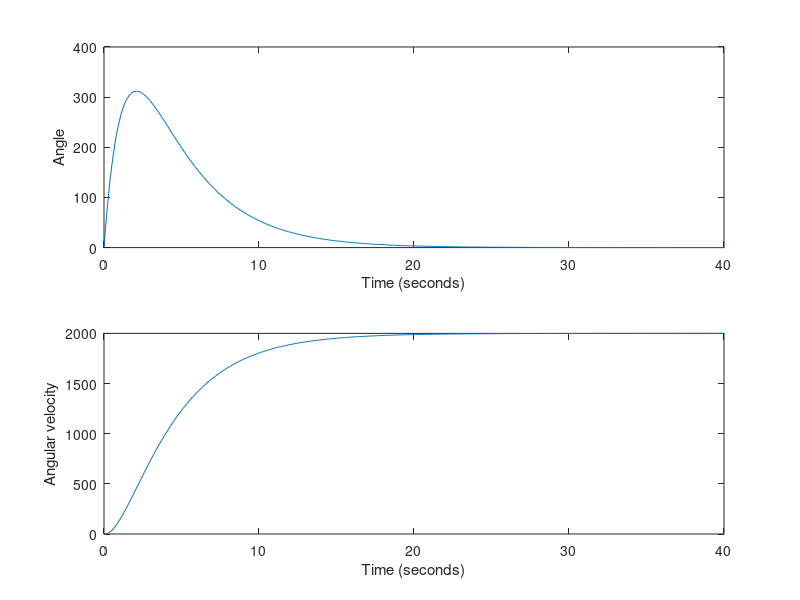

Write the MATLAB code that produced this figure.
% Rotational Mechanical Systems
% Mathematical Model for a Rigid Mechanical Disk
% d([dtheta theta])/dt = [-b/I -k/I;1 0]*[dtheta theta] + [1/I;0]*T
clc
clear all
T=0.25;
I=0.5;
b=0.5;
k=0.1;
A=[-b/I -k/I;1 0];
B=[1/I;0];
X =[0; 0.1];
dt=0.1;
t=0;
T=200; 
n=round(T-t)/dt;
for i=1:n
    X1(i,:)=[X' t];
    dX=A*X+B*T;
    X=X+dt*dX;
    t=t+dt;
end
figure;
subplot(2,1,1)
plot(X1(:,3),X1(:,1))
xlabel('Time (seconds)')
ylabel('Angle')
axis([0 40 0 400])
subplot(2,1,2)
plot(X1(:,3),X1(:,2))
xlabel('Time (seconds)')
ylabel('Angular velocity')
axis([0 40 0 2000])